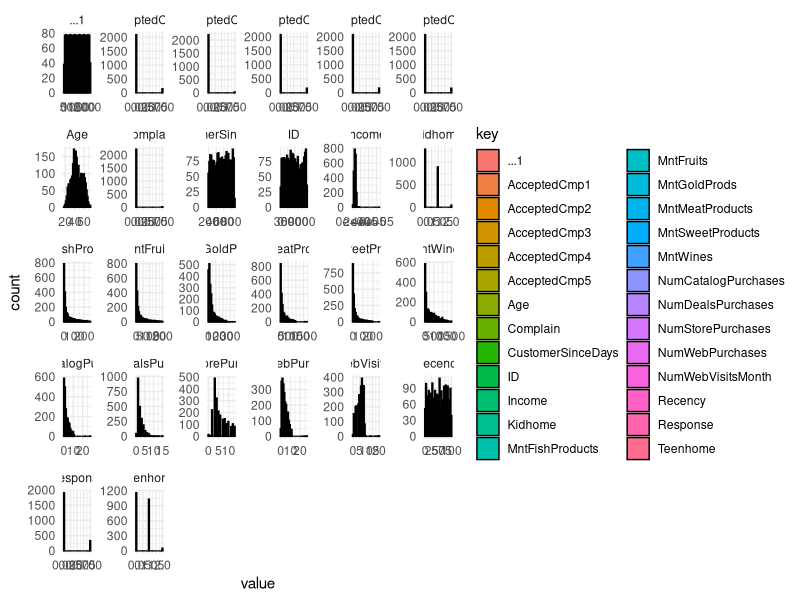

This figure's R source: (Note: this script raises an error after producing the figure.)
library(corrplot)
library(tidyverse)
mktCmpgn <- read_csv("output/mktCmpgn.csv")

str(mktCmpgn)

# Display Histograms of the data
displayAllHistograms <- function(tibbleDataset) {
  tibbleDataset %>% 
    keep(is.numeric) %>%
    gather() %>%
    ggplot() + geom_histogram(mapping = aes( x = value, fill = key),
                              color = "black") +
    facet_wrap(~ key, scales = "free") +
    theme_minimal()
}
displayAllHistograms(mktCmpgn)



numericMtkgCmpgn <- mktgCmpgn %>%select_if(is.numeric)%>%select(-...1)

str(numericMtkgCmpgn)  
mktgCmpgnCorr <- round(cor(numericMtkgCmpgn),2)

mktgCmpgnCorr

# Display a correlation plot using the "number" method and output bottom left

corrplot(corr = mktgCmpgnCorr,method = "number", type = "lower")


# Get some insights with group by summaries
mktCmpgn %>%
  filter(Response ==1)%>%
  group_by(AcceptedCmp1,AcceptedCmp2,AcceptedCmp3,AcceptedCmp4,AcceptedCmp5,Response)%>%
  summarise(n())


df<- mktCmpgn %>%
  filter(Response ==1)%>%
  group_by(Education, AcceptedCmp1,AcceptedCmp2,AcceptedCmp3,AcceptedCmp4,AcceptedCmp5,Response)%>%
  summarise(n())

# close to half of those that responded did not accept previous campaigns

mktCmpgn %>%
  filter(Response ==0)%>%
  group_by(AcceptedCmp1,AcceptedCmp2,AcceptedCmp3,AcceptedCmp4,AcceptedCmp5,Response)%>%
  summarise(n())

# 

mktCmpgn%>%group_by(Response)%>%summarise(n())
